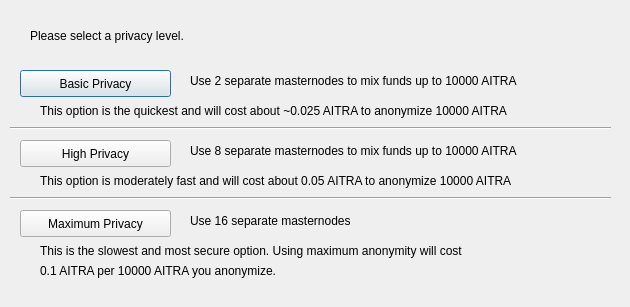
<?xml version="1.0" encoding="UTF-8"?>
<ui version="4.0">
 <class>ObfuscationConfig</class>
 <widget class="QDialog" name="ObfuscationConfig">
  <property name="geometry">
   <rect>
    <x>0</x>
    <y>0</y>
    <width>630</width>
    <height>307</height>
   </rect>
  </property>
  <property name="windowTitle">
   <string>Configure Obfuscation</string>
  </property>
  <widget class="QPushButton" name="buttonBasic">
   <property name="geometry">
    <rect>
     <x>20</x>
     <y>70</y>
     <width>151</width>
     <height>27</height>
    </rect>
   </property>
   <property name="text">
    <string>Basic Privacy</string>
   </property>
  </widget>
  <widget class="QPushButton" name="buttonHigh">
   <property name="geometry">
    <rect>
     <x>20</x>
     <y>140</y>
     <width>151</width>
     <height>27</height>
    </rect>
   </property>
   <property name="text">
    <string>High Privacy</string>
   </property>
  </widget>
  <widget class="QPushButton" name="buttonMax">
   <property name="geometry">
    <rect>
     <x>20</x>
     <y>210</y>
     <width>151</width>
     <height>27</height>
    </rect>
   </property>
   <property name="text">
    <string>Maximum Privacy</string>
   </property>
  </widget>
  <widget class="QLabel" name="label">
   <property name="geometry">
    <rect>
     <x>30</x>
     <y>20</y>
     <width>571</width>
     <height>31</height>
    </rect>
   </property>
   <property name="text">
    <string>Please select a privacy level.</string>
   </property>
  </widget>
  <widget class="QLabel" name="label_2">
   <property name="geometry">
    <rect>
     <x>190</x>
     <y>70</y>
     <width>421</width>
     <height>21</height>
    </rect>
   </property>
   <property name="text">
    <string>Use 2 separate masternodes to mix funds up to 10000 AITRA</string>
   </property>
  </widget>
  <widget class="QLabel" name="label_3">
   <property name="geometry">
    <rect>
     <x>190</x>
     <y>140</y>
     <width>411</width>
     <height>21</height>
    </rect>
   </property>
   <property name="text">
    <string>Use 8 separate masternodes to mix funds up to 10000 AITRA</string>
   </property>
  </widget>
  <widget class="QLabel" name="label_4">
   <property name="geometry">
    <rect>
     <x>190</x>
     <y>210</y>
     <width>421</width>
     <height>21</height>
    </rect>
   </property>
   <property name="text">
    <string>Use 16 separate masternodes</string>
   </property>
  </widget>
  <widget class="QLabel" name="label_6">
   <property name="geometry">
    <rect>
     <x>40</x>
     <y>100</y>
     <width>561</width>
     <height>21</height>
    </rect>
   </property>
   <property name="text">
    <string>This option is the quickest and will cost about ~0.025 AITRA to anonymize 10000 AITRA</string>
   </property>
  </widget>
  <widget class="QLabel" name="label_7">
   <property name="geometry">
    <rect>
     <x>40</x>
     <y>170</y>
     <width>561</width>
     <height>21</height>
    </rect>
   </property>
   <property name="text">
    <string>This option is moderately fast and will cost about 0.05 AITRA to anonymize 10000 AITRA</string>
   </property>
  </widget>
  <widget class="QLabel" name="label_8">
   <property name="geometry">
    <rect>
     <x>40</x>
     <y>240</y>
     <width>561</width>
     <height>21</height>
    </rect>
   </property>
   <property name="text">
    <string>This is the slowest and most secure option. Using maximum anonymity will cost</string>
   </property>
  </widget>
  <widget class="QLabel" name="label_9">
   <property name="geometry">
    <rect>
     <x>40</x>
     <y>260</y>
     <width>561</width>
     <height>21</height>
    </rect>
   </property>
   <property name="text">
    <string>0.1 AITRA per 10000 AITRA you anonymize.</string>
   </property>
  </widget>
  <widget class="Line" name="line">
   <property name="geometry">
    <rect>
     <x>10</x>
     <y>120</y>
     <width>601</width>
     <height>16</height>
    </rect>
   </property>
   <property name="orientation">
    <enum>Qt::Horizontal</enum>
   </property>
  </widget>
  <widget class="Line" name="line_2">
   <property name="geometry">
    <rect>
     <x>10</x>
     <y>190</y>
     <width>601</width>
     <height>16</height>
    </rect>
   </property>
   <property name="orientation">
    <enum>Qt::Horizontal</enum>
   </property>
  </widget>
 </widget>
 <resources/>
 <connections/>
</ui>
